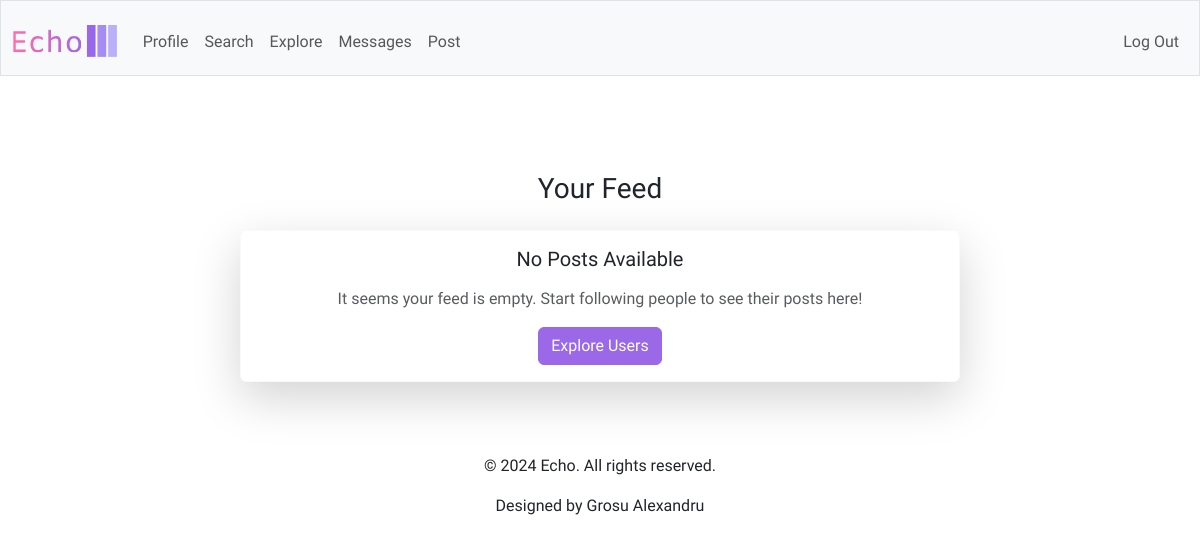
Page /feed (signed in) on the earlier database version.
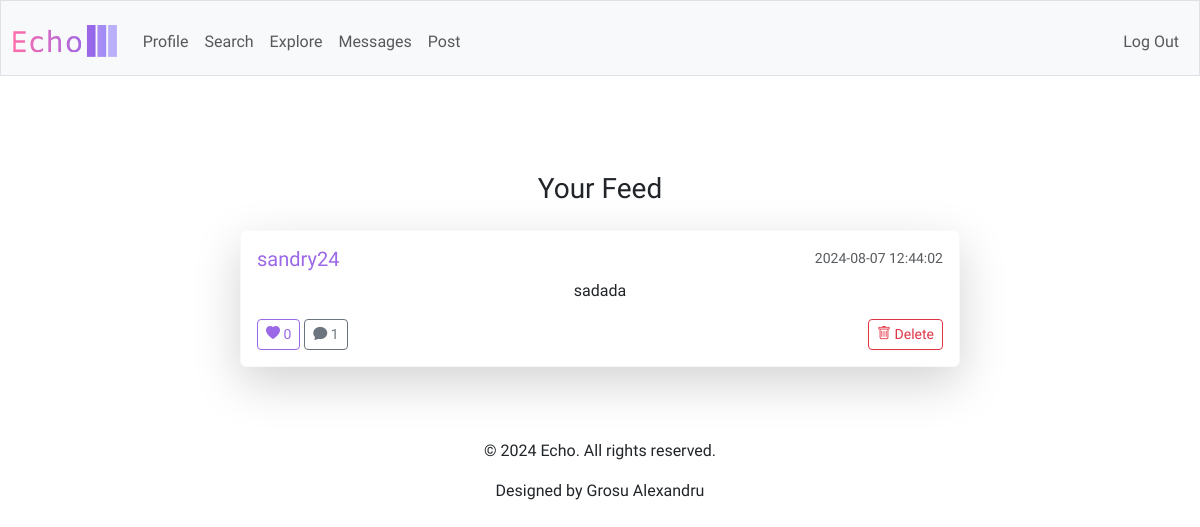
Same page on the later database version.
### tables this page shows
CREATE TABLE posts (
    id INTEGER PRIMARY KEY AUTOINCREMENT,
    user_id INTEGER NOT NULL,
    content TEXT NOT NULL,
    created_at TIMESTAMP DEFAULT CURRENT_TIMESTAMP,
    FOREIGN KEY (user_id) REFERENCES users(id)
);

### app.py (the view)
@app.route("/feed")
@login_required
def feed():
    user_id = session['user_id']
    posts = db.execute('''
        SELECT p.id, p.user_id, p.content, p.created_at, u.username,
               COUNT(l.id) AS like_count,
               EXISTS (
                   SELECT 1 FROM likes l2
                   WHERE l2.user_id = ? AND l2.post_id = p.id
               ) AS liked_by_user
        FROM posts p
        JOIN users u ON p.user_id = u.id
        LEFT JOIN likes l ON p.id = l.post_id
        WHERE p.user_id = ? OR EXISTS (
            SELECT 1 FROM follows f
            WHERE f.follower_id = ? AND f.followed_id = p.user_id
        )
        GROUP BY p.id
        ORDER BY p.created_at DESC
    ''', user_id, user_id, user_id)
    comments = db.execute('''
        SELECT c.id, c.user_id, c.content, c.created_at, c.post_id, u.username
        FROM comments c
        JOIN users u ON c.user_id = u.id
        WHERE c.post_id IN (SELECT id FROM posts)
        ORDER BY c.created_at ASC
    ''')
    grouped_comments = {}
    for comment in comments:
        post_id = comment['post_id']
        if post_id not in grouped_comments:
            grouped_comments[post_id] = []
        grouped_comments[post_id].append(comment)
    return render_template("feed.html", posts=posts, comments=grouped_comments)

### app.py (called while the page is built)
@app.after_request
def after_request(response):
    response.headers["Cache-Control"] = "no-cache, no-store, must-revalidate"
    response.headers["Expires"] = 0
    response.headers["Pragma"] = "no-cache"
    return response

### helpers.py (called while the page is built)
def login_required(f):
    @wraps(f)
    def decorated_function(*args, **kwargs):
        if session.get("user_id") is None:
            return redirect("/login")
        return f(*args, **kwargs)
    return decorated_function

### templates/feed.html (shortened to what this page needs)
{% extends "layout.html" %}
{% block main %}
<div class="container mt-5">
    <h3 class="mb-4 text-center">Your Feed</h3>
    <div class="row justify-content-center">
        <div class="col-md-8">
            {% if posts %}
                {% for post in posts %}
                    <div class="card mb-4 shadow-lg border-light">
                        <div class="card-body">
                            <div class="d-flex justify-content-between align-items-center mb-2">
                                <h5 class="card-title mb-0">
                                    <a href="{{ url_for('profile', username=post['username']) }}" class="purple text-decoration-none">
                                        {{ post['username'] }}
                                    </a>
                                </h5>
                                <small class="text-muted">{{ post['created_at'] }}</small>
                            </div>
                            <p class="card-text">{{ post['content'] }}</p>
                            <div class="d-flex justify-content-between align-items-center">
                                <div>
                                    <form action="{{ url_for('toggle_like', post_id=post['id']) }}" method="post" class="d-inline">
                                        <button type="submit" class="btn {{ 'btn-primary' if post['liked_by_user'] else 'btn-outline-primary' }} btn-sm">
                                            <i class="bi bi-heart-fill"></i> {{ post['like_count'] }}
                                        </button>
                                    </form>
                                    <button class="btn btn-outline-secondary btn-sm" data-bs-toggle="collapse" data-bs-target="#comments-{{ post['id'] }}">
                                        <i class="bi bi-chat-fill"></i> {{ comments[post['id']] | length if post['id'] in comments else 0 }}
                                    </button>
                                </div>
                                {% if post['user_id'] == session['user_id'] %}
                                    <form action="{{ url_for('delete_post', post_id=post['id']) }}" method="post" class="d-inline" onsubmit="return confirm('Are you sure you want to delete this post?');">
                                        <button type="submit" class="btn btn-outline-danger btn-sm">
                                            <i class="bi bi-trash"></i> Delete
                                        </button>
                                    </form>
                                {% endif %}
                            </div>
                        </div>
                    </div>
                {% endfor %}
            {% else %}
                <div class="card mb-4 shadow-lg border-light">
                    <div class="card-body text-center">
                        <h5 class="card-title mb-3">No Posts Available</h5>
                        <p class="card-text text-muted">It seems your feed is empty. Start following people to see their posts here!</p>
                        <a href="{{ url_for('explore') }}" class="btn btn-primary">Explore Users</a>
                    </div>
                </div>
            {% endif %}
        </div>
    </div>
</div>
{% endblock %}

### templates/layout.html (shortened to what this page needs)
<!DOCTYPE html>
<html lang="en">
    <head>
        <link href="https://cdn.jsdelivr.net/npm/bootstrap@5.3.3/dist/css/bootstrap.min.css" rel="stylesheet">
        <link rel="stylesheet" href="https://cdn.jsdelivr.net/npm/bootstrap-icons@1.10.5/font/bootstrap-icons.css">
        <link href="/static/styles.css" rel="stylesheet">
    </head>
    <body>
        <nav class="bg-light border navbar navbar-expand-md navbar-light">
            <div class="container-fluid">
                <a class="navbar-brand" href="/"><img alt="Echo" class="logo-image" src="/static/echo-icons/svg/logo-no-background.svg"></a>
                <div class="collapse navbar-collapse" id="navbar">
                    {% if session["user_id"] %}
                        <ul class="navbar-nav me-auto mt-2">
                            <li class="nav-item"><a class="nav-link" href="/profile">Profile</a></li>
                            <li class="nav-item"><a class="nav-link" href="/search">Search</a></li>
                            <li class="nav-item"><a class="nav-link" href="/explore">Explore</a></li>
                            <li class="nav-item"><a class="nav-link" href="/messages">Messages</a></li>
                            <li class="nav-item"><a class="nav-link" href="/create-post">Post</a></li>
                        </ul>
                        <ul class="navbar-nav ms-auto mt-2">
                            <li class="nav-item"><a class="nav-link" href="/logout">Log Out</a></li>
                        </ul>
                    {% else %}
                        <ul class="navbar-nav ms-auto mt-2">
                            <li class="nav-item"><a class="nav-link" href="/register">Register</a></li>
                            <li class="nav-item"><a class="nav-link" href="/login">Log In</a></li>
                        </ul>
                    {% endif %}
                </div>
            </div>
        </nav>
        <main class="container py-5 text-center">
            {% block main %}{% endblock %}
        </main>
        <footer class="text-center">
            <div class="container">
                <p>&copy; 2024 Echo. All rights reserved.</p>
                <p>Designed by Grosu Alexandru</p>
            </div>
        </footer>
    </body>
</html>

### static/styles.css (style rules this page uses)
body { font-family: "Amiko", sans-serif; }
nav .navbar-brand { font-size: xx-large; font-weight: 600; }
.purple { color: #9b68e7; }
.btn-outline-primary, .btn-outline-primary:active:focus { background-color: #fff; color: #9b68e7; border-color: #9b68e7; }
.btn-outline-danger, .btn-outline-danger:active:focus { background-color: #fff; color: #e03444; border-color: #e03444; }
nav .navbar-brand .logo-image { height: 32px; width: auto; }

Differences in the rows shown:
added posts: username "sandry24", created_at "2024-08-07 12:44:02", content "sadada", like_count "0", comments "1"
Other differences:
text no longer shown: "No Posts Available It seems your feed is empty. Start following people to see their posts here! Explore Users"
